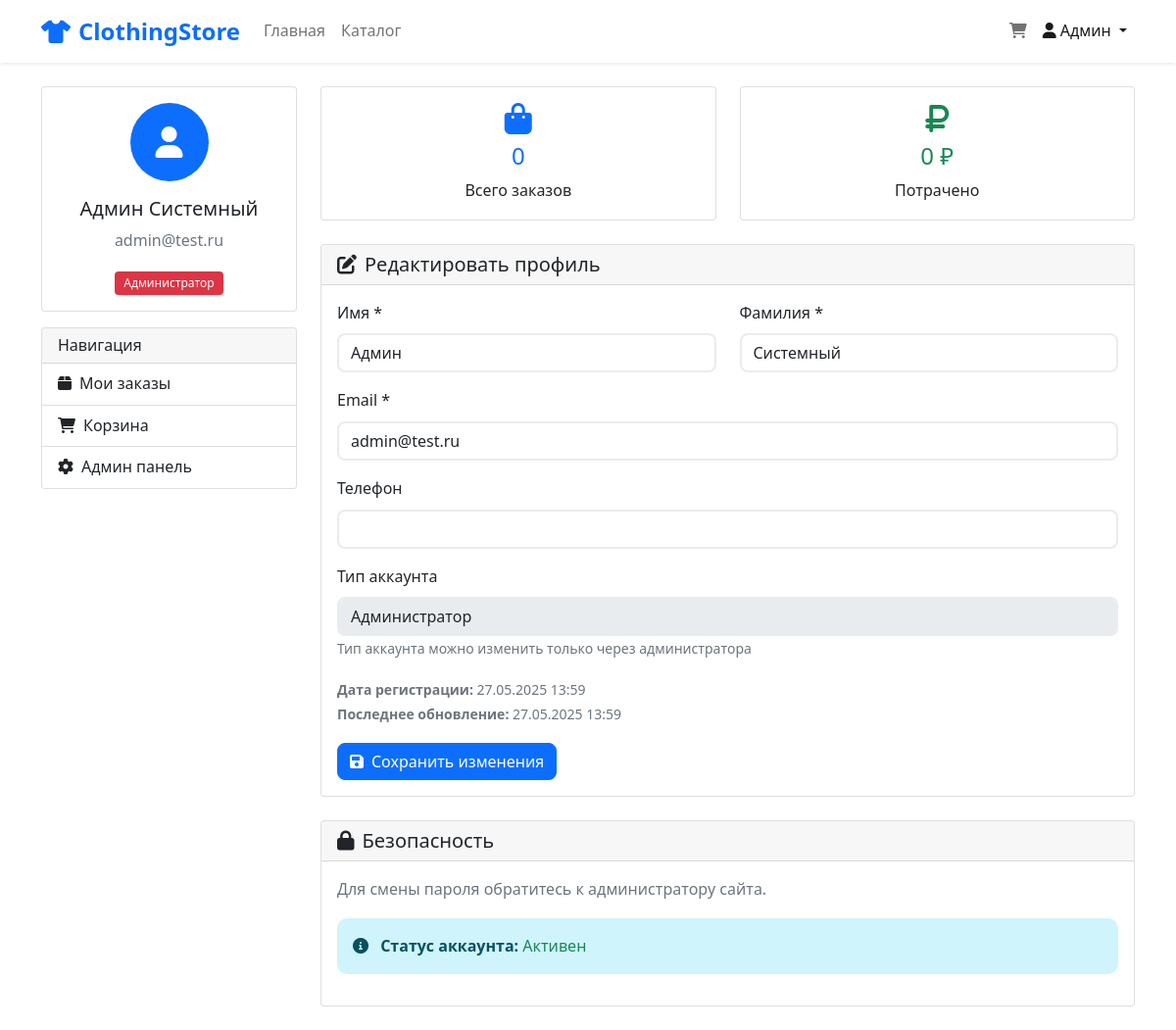
The app's page /profile.php (signed in) with its own data.
### tables this page shows
CREATE TABLE IF NOT EXISTS users (
    id VARCHAR(255) PRIMARY KEY,
    email VARCHAR(255) UNIQUE NOT NULL,
    password VARCHAR(255) NOT NULL,
    first_name VARCHAR(255),
    last_name VARCHAR(255),
    phone VARCHAR(255),
    user_type ENUM('customer', 'store', 'admin') NOT NULL DEFAULT 'customer',
    store_name VARCHAR(255),
    is_active BOOLEAN NOT NULL DEFAULT TRUE,
    created_at TIMESTAMP DEFAULT CURRENT_TIMESTAMP,
    updated_at TIMESTAMP DEFAULT CURRENT_TIMESTAMP ON UPDATE CURRENT_TIMESTAMP
);

### config.php (called while the page is built, shortened)
<?php
function isLoggedIn() {
    return isset($_SESSION['user_id']);
}
function isAdmin() {
    return isset($_SESSION['user_type']) && $_SESSION['user_type'] === 'admin';
}
function getCurrentUser($pdo) {
    $stmt = $pdo->prepare("SELECT * FROM users WHERE id = ?");
    $stmt->execute([$_SESSION['user_id']]);
    return $stmt->fetch(PDO::FETCH_ASSOC);
}
?>

### profile.php (the view, shortened to what this page needs)
<?php
require_once 'config.php';
$user = getCurrentUser($pdo);
$stmt = $pdo->prepare("SELECT COUNT(*) as total_orders FROM orders WHERE user_id = ?");
$stmt->execute([$_SESSION['user_id']]);
$user_stats = $stmt->fetch(PDO::FETCH_ASSOC);
$stmt = $pdo->prepare("SELECT SUM(total_amount) as total_spent FROM orders WHERE user_id = ? AND status = 'delivered'");
$stmt->execute([$_SESSION['user_id']]);
$total_spent = $stmt->fetch(PDO::FETCH_ASSOC)['total_spent'] ?? 0;
?>
<!DOCTYPE html>
<html lang="ru">
<head>
    <link href="https://cdn.jsdelivr.net/npm/bootstrap@5.1.3/dist/css/bootstrap.min.css" rel="stylesheet">
    <link href="https://cdnjs.cloudflare.com/ajax/libs/font-awesome/6.0.0/css/all.min.css" rel="stylesheet">
    <link href="style.css" rel="stylesheet">
</head>
<body>
    <nav class="navbar navbar-expand-lg navbar-light bg-white shadow-sm">
        <div class="container">
            <a class="navbar-brand fw-bold text-primary" href="index.php">
                <i class="fas fa-tshirt me-2"></i>ClothingStore
            </a>
            <div class="collapse navbar-collapse">
                <ul class="navbar-nav me-auto">
                    <li class="nav-item">
                        <a class="nav-link" href="index.php">Главная</a>
                    </li>
                    <li class="nav-item">
                        <a class="nav-link" href="catalog.php">Каталог</a>
                    </li>
                </ul>
                <ul class="navbar-nav">
                    <li class="nav-item">
                        <a class="nav-link position-relative" href="cart.php">
                            <i class="fas fa-shopping-cart"></i>
                        </a>
                    </li>
                    <li class="nav-item dropdown">
                        <a class="nav-link dropdown-toggle active" href="#" id="userDropdown" role="button" data-bs-toggle="dropdown">
                            <i class="fas fa-user"></i>
                            <?= htmlspecialchars($user['first_name'] ?? 'Пользователь') ?>
                        </a>
                    </li>
                </ul>
            </div>
        </div>
    </nav>
    <div class="container py-4">
        <div class="row">
            <div class="col-lg-3 mb-4">
                <div class="card">
                    <div class="card-body text-center">
                        <div class="mb-3">
                            <div class="bg-primary text-white rounded-circle d-inline-flex align-items-center justify-content-center" style="width: 80px; height: 80px;">
                                <i class="fas fa-user fa-2x"></i>
                            </div>
                        </div>
                        <h5 class="card-title"><?= htmlspecialchars($user['first_name'] . ' ' . $user['last_name']) ?></h5>
                        <p class="card-text text-muted"><?= htmlspecialchars($user['email']) ?></p>
                        <?php
                        $type_text = '';
                        $type_class = '';
                        switch ($user['user_type']) {
                            case 'admin':
                                $type_text = 'Администратор';
                                $type_class = 'bg-danger';
                                break;
                        }
                        ?>
                        <span class="badge <?= $type_class ?>"><?= $type_text ?></span>
                    </div>
                </div>
                <div class="card mt-3">
                    <div class="card-header">
                        <h6 class="mb-0">Навигация</h6>
                    </div>
                    <div class="list-group list-group-flush">
                        <a href="orders.php" class="list-group-item list-group-item-action">
                            <i class="fas fa-box me-2"></i>Мои заказы
                        </a>
                        <a href="cart.php" class="list-group-item list-group-item-action">
                            <i class="fas fa-shopping-cart me-2"></i>Корзина
                        </a>
                        <?php if (isAdmin()): ?>
                            <a href="admin.php" class="list-group-item list-group-item-action">
                                <i class="fas fa-cog me-2"></i>Админ панель
                            </a>
                        <?php endif; ?>
                    </div>
                </div>
            </div>
            <div class="col-lg-9">
                <div class="row mb-4">
                    <div class="col-md-6">
                        <div class="card text-center">
                            <div class="card-body">
                                <i class="fas fa-shopping-bag text-primary fa-2x mb-2"></i>
                                <h4 class="text-primary"><?= $user_stats['total_orders'] ?></h4>
                                <p class="card-text">Всего заказов</p>
                            </div>
                        </div>
                    </div>
                    <div class="col-md-6">
                        <div class="card text-center">
                            <div class="card-body">
                                <i class="fas fa-ruble-sign text-success fa-2x mb-2"></i>
                                <h4 class="text-success"><?= number_format($total_spent, 0, ',', ' ') ?> ₽</h4>
                                <p class="card-text">Потрачено</p>
                            </div>
                        </div>
                    </div>
                </div>
                <div class="card">
                    <div class="card-header">
                        <h5 class="mb-0"><i class="fas fa-edit me-2"></i>Редактировать профиль</h5>
                    </div>
                    <div class="card-body">
                        <form method="POST">
                            <div class="row">
                                <div class="col-md-6 mb-3">
                                    <label for="first_name" class="form-label">Имя *</label>
                                    <input type="text" class="form-control" id="first_name" name="first_name"
                                           value="<?= htmlspecialchars($user['first_name'] ?? '') ?>" required>
                                </div>
                                <div class="col-md-6 mb-3">
                                    <label for="last_name" class="form-label">Фамилия *</label>
                                    <input type="text" class="form-control" id="last_name" name="last_name"
                                           value="<?= htmlspecialchars($user['last_name'] ?? '') ?>" required>
                                </div>
                            </div>
                            <div class="mb-3">
                                <label for="email" class="form-label">Email *</label>
                                <input type="email" class="form-control" id="email" name="email"
                                       value="<?= htmlspecialchars($user['email'] ?? '') ?>" required>
                            </div>
                            <div class="mb-3">
                                <label for="phone" class="form-label">Телефон</label>
                                <input type="tel" class="form-control" id="phone" name="phone"
                                       value="<?= htmlspecialchars($user['phone'] ?? '') ?>">
                            </div>
                            <div class="mb-3">
                                <label class="form-label">Тип аккаунта</label>
                                <input type="text" class="form-control" value="<?= $type_text ?>" readonly>
                                <small class="form-text text-muted">Тип аккаунта можно изменить только через администратора</small>
                            </div>
                            <div class="mb-3">
                                <small class="text-muted">
                                    <strong>Дата регистрации:</strong> <?= date('d.m.Y H:i', strtotime($user['created_at'])) ?><br>
                                    <strong>Последнее обновление:</strong> <?= date('d.m.Y H:i', strtotime($user['updated_at'])) ?>
                                </small>
                            </div>
                            <button type="submit" name="update_profile" class="btn btn-primary">
                                <i class="fas fa-save me-2"></i>Сохранить изменения
                            </button>
                        </form>
                    </div>
                </div>
                <div class="card mt-4">
                    <div class="card-header">
                        <h5 class="mb-0"><i class="fas fa-lock me-2"></i>Безопасность</h5>
                    </div>
                    <div class="card-body">
                        <p class="text-muted">Для смены пароля обратитесь к администратору сайта.</p>
                        <div class="alert alert-info">
                            <i class="fas fa-info-circle me-2"></i>
                            <strong>Статус аккаунта:</strong>
                            <?php if ($user['is_active']): ?>
                                <span class="text-success">Активен</span>
                            <?php else: ?>
                                <span class="text-danger">Заблокирован</span>
                            <?php endif; ?>
                        </div>
                    </div>
                </div>
            </div>
        </div>
    </div>
</body>
</html>

### style.css (style rules this page uses)
:root { --primary-color: #0d6efd; --secondary-color: #6c757d; --success-color: #198754; --danger-color: #dc3545; --warning-color: #ffc107; --info-color: #0dcaf0; --light-color: #f8f9fa; --dark-color: #212529; }
body { font-family: 'Segoe UI', Tahoma, Geneva, Verdana, sans-serif; line-height: 1.6; }
.navbar-brand { font-weight: 700; font-size: 1.5rem; }
.navbar-nav .nav-link { font-weight: 500; transition: color 0.3s ease; }
.btn { border-radius: 8px; font-weight: 500; transition: all 0.3s ease; }
.btn-primary { background: var(--primary-color); border-color: var(--primary-color); }
.form-control { border-radius: 8px; border: 2px solid #e9ecef; transition: border-color 0.3s ease, box-shadow 0.3s ease; }
.alert { border-radius: 10px; border: none; }
.badge { font-weight: 500; padding: 0.5em 0.75em; }

### records on screen
users: first_name "Админ", first_name+last_name "Админ Системный", email "admin@test.ru", user_type "Администратор", last_name "Системный", created_at "27.05.2025 13:59", updated_at "27.05.2025 13:59"

### other values on screen
$user_stats['total_orders'] "0"
$total_spent "0"
